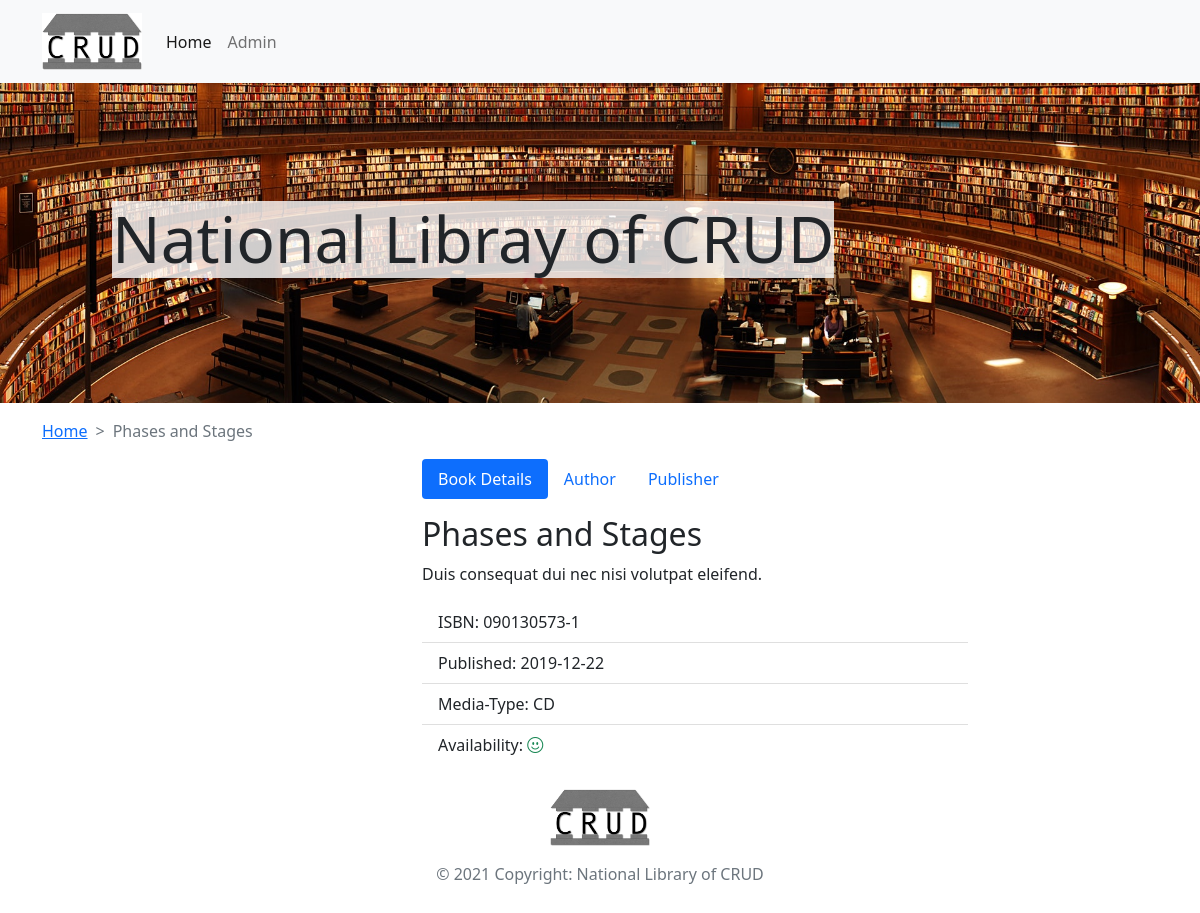
Page /details.php?mid=0000000002 on the committed database.
### tables this page shows
CREATE TABLE `media` (
  `mid` int(10) UNSIGNED ZEROFILL NOT NULL,
  `title` varchar(50) NOT NULL,
  `image` varchar(2000) NOT NULL,
  `isbn` char(13) NOT NULL,
  `description` text NOT NULL,
  `pub_date` date NOT NULL,
  `isAvailable` tinyint(1) NOT NULL,
  `type` enum('book','cd','dvd','') NOT NULL,
  `pid` int(10) UNSIGNED ZEROFILL NOT NULL
);

### components/c_details.php (the view, shortened to what this page needs)
<?php
    require_once 'actions/db_connect.php';
    if(isset($_GET["mid"])) {
        $mid = $_GET["mid"];
    } else {
        exitGracefully();
    }
    $sql = "SELECT *
            FROM media
            INNER JOIN media_author
            ON media.mid = media_author.mid
            INNER JOIN author
            ON media_author.aid = author.aid
            INNER JOIN publisher
            ON media.pid = publisher.pid
            WHERE media.mid=$mid";
    $result = $mysqli->query($sql);
    $media = $result->fetch_all(MYSQLI_ASSOC);
?>
<nav style="--bs-breadcrumb-divider: '>';" aria-label="breadcrumb">
    <ol class="breadcrumb">
        <li class="breadcrumb-item"><a href="index.php">Home</a></li>
        <li class="breadcrumb-item active" aria-current="page"><?php echo $media[0]["title"] ?></li>
    </ol>
</nav>
<div class="row g-4">
    <div class="col-sm-4">
    </div>
    <div class="col-sm-6">
        <ul class="nav nav-pills mb-3" id="pills-tab" role="tablist">
            <li class="nav-item" role="presentation">
                <button class="nav-link active" id="pills-details-tab" data-bs-toggle="pill" data-bs-target="#pills-details" type="button" role="tab" aria-controls="pills-details" aria-selected="true">Book Details</button>
            </li>
            <li class="nav-item" role="presentation">
                <button class="nav-link" id="pills-author-tab" data-bs-toggle="pill" data-bs-target="#pills-author" type="button" role="tab" aria-controls="pills-author" aria-selected="false">Author</button>
            </li>
            <li class="nav-item" role="presentation">
                <button class="nav-link" id="pills-publisher-tab" data-bs-toggle="pill" data-bs-target="#pills-publisher" type="button" role="tab" aria-controls="pills-publisher" aria-selected="false">Publisher</button>
            </li>
        </ul>
        <div class="tab-content" id="pills-tabContent">
        <div class="tab-pane fade show active" id="pills-details" role="tabpanel" aria-labelledby="pills-details-tab">
            <p class="h2"><?php echo $media[0]["title"] ?></p>
            <p class=""><?php echo $media[0]["description"] ?></p>
        <ul class="list-group list-group-flush">
            <li class="list-group-item">ISBN: <?php echo $media[0]["isbn"] ?></li>
            <li class="list-group-item">Published: <?php echo $media[0]["pub_date"] ?></li>
            <li class="list-group-item">Media-Type: </i><?php echo strtoupper($media[0]["type"]) ?></li>
            <li class="list-group-item">Availability: <?php echo $media[0]["isAvailable"]? '<i class="bi bi-emoji-smile text-success"></i>' : '<i class="bi bi-emoji-frown text-danger"></i>' ?></li>
        </ul>
        </div>
    </div>
</div>

### css/style.css (style rules this page uses)
.logo { width: 100px; max-height: 100%; object-fit: contain; }
.hero { background: #fff url(../img/pexels-tamas-meszaros-12064.jpg) no-repeat center center; background-size: cover; height: 40vh; }
.bg-darker { background-color: rgba(255, 255, 255, 0.8); display: inline-block; }

### rows in the picture
media: title "Phases and Stages", description "Duis consequat dui nec nisi volutpat eleifend.", isbn "090130573-1", pub_date "2019-12-22", type "CD"
